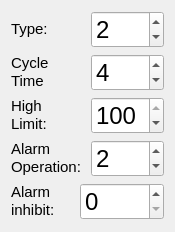
  <widget class="QWidget" name="layoutWidget_5">
   <property name="geometry">
    <rect>
     <x>11</x>
     <y>60</y>
     <width>175</width>
     <height>232</height>
    </rect>
   </property>
   <layout class="QVBoxLayout" name="verticalLayout_17">
    <item>
     <layout class="QVBoxLayout" name="verticalLayout_18">
      <item>
       <layout class="QVBoxLayout" name="verticalLayout_19">
        <item>
         <layout class="QHBoxLayout" name="horizontalLayout_23">
          <item>
           <widget class="QLabel" name="output_two_typeLabel">
            <property name="text">
             <string>&lt;!DOCTYPE HTML PUBLIC &quot;-//W3C//DTD HTML 4.0//EN&quot; &quot;http://www.w3.org/TR/REC-html40/strict.dtd&quot;&gt;
&lt;html&gt;&lt;head&gt;&lt;meta name=&quot;qrichtext&quot; content=&quot;1&quot; /&gt;&lt;style type=&quot;text/css&quot;&gt;
p, li { white-space: pre-wrap; }
&lt;/style&gt;&lt;/head&gt;&lt;body style=&quot; font-family:'Ubuntu'; font-size:11pt; font-weight:400; font-style:normal;&quot;&gt;
&lt;table border=&quot;0&quot; style=&quot;-qt-table-type: root; margin-top:4px; margin-bottom:4px; margin-left:4px; margin-right:4px;&quot;&gt;
&lt;tr&gt;
&lt;td style=&quot;border: none;&quot;&gt;
&lt;p style=&quot; margin-top:0px; margin-bottom:0px; margin-left:0px; margin-right:0px; -qt-block-indent:0; text-indent:0px;&quot;&gt;&lt;span style=&quot; font-family:'MS Shell Dlg 2';&quot;&gt;Type:&lt;/span&gt;&lt;/p&gt;&lt;/td&gt;&lt;/tr&gt;&lt;/table&gt;&lt;/body&gt;&lt;/html&gt;</string>
            </property>
           </widget>
          </item>
          <item>
           <widget class="QDoubleSpinBox" name="output_two_typeSpinBox">
            <property name="font">
             <font>
              <pointsize>18</pointsize>
             </font>
            </property>
            <property name="decimals">
             <number>0</number>
            </property>
            <property name="minimum">
             <double>1.000000000000000</double>
            </property>
            <property name="maximum">
             <double>5.000000000000000</double>
            </property>
            <property name="value">
             <double>2.000000000000000</double>
            </property>
           </widget>
          </item>
         </layout>
        </item>
        <item>
         <layout class="QHBoxLayout" name="horizontalLayout_24">
          <item>
           <widget class="QLabel" name="output_two_cycletimeLabel">
            <property name="text">
             <string>&lt;!DOCTYPE HTML PUBLIC &quot;-//W3C//DTD HTML 4.0//EN&quot; &quot;http://www.w3.org/TR/REC-html40/strict.dtd&quot;&gt;
&lt;html&gt;&lt;head&gt;&lt;meta name=&quot;qrichtext&quot; content=&quot;1&quot; /&gt;&lt;style type=&quot;text/css&quot;&gt;
p, li { white-space: pre-wrap; }
&lt;/style&gt;&lt;/head&gt;&lt;body style=&quot; font-family:'Ubuntu'; font-size:11pt; font-weight:400; font-style:normal;&quot;&gt;
&lt;table border=&quot;0&quot; style=&quot;-qt-table-type: root; margin-top:4px; margin-bottom:4px; margin-left:4px; margin-right:4px;&quot;&gt;
&lt;tr&gt;
&lt;td style=&quot;border: none;&quot;&gt;
&lt;p style=&quot; margin-top:0px; margin-bottom:0px; margin-left:0px; margin-right:0px; -qt-block-indent:0; text-indent:0px;&quot;&gt;&lt;span style=&quot; font-family:'MS Shell Dlg 2';&quot;&gt;Cycle &lt;/span&gt;&lt;/p&gt;
&lt;p style=&quot; margin-top:0px; margin-bottom:0px; margin-left:0px; margin-right:0px; -qt-block-indent:0; text-indent:0px;&quot;&gt;&lt;span style=&quot; font-family:'MS Shell Dlg 2';&quot;&gt;Time&lt;/span&gt;&lt;/p&gt;&lt;/td&gt;&lt;/tr&gt;&lt;/table&gt;&lt;/body&gt;&lt;/html&gt;</string>
            </property>
           </widget>
          </item>
          <item>
           <widget class="QDoubleSpinBox" name="output_two_cycletimeSpinBox">
            <property name="font">
             <font>
              <pointsize>18</pointsize>
             </font>
            </property>
            <property name="decimals">
             <number>0</number>
            </property>
            <property name="minimum">
             <double>0.000000000000000</double>
            </property>
            <property name="maximum">
             <double>120.000000000000000</double>
            </property>
            <property name="value">
             <double>4.000000000000000</double>
            </property>
           </widget>
          </item>
         </layout>
        </item>
       </layout>
      </item>
      <item>
       <layout class="QVBoxLayout" name="verticalLayout_20">
        <item>
         <layout class="QHBoxLayout" name="horizontalLayout_25">
          <item>
           <widget class="QLabel" name="output_two_highlimitLabel">
            <property name="text">
             <string>&lt;!DOCTYPE HTML PUBLIC &quot;-//W3C//DTD HTML 4.0//EN&quot; &quot;http://www.w3.org/TR/REC-html40/strict.dtd&quot;&gt;
&lt;html&gt;&lt;head&gt;&lt;meta name=&quot;qrichtext&quot; content=&quot;1&quot; /&gt;&lt;style type=&quot;text/css&quot;&gt;
p, li { white-space: pre-wrap; }
&lt;/style&gt;&lt;/head&gt;&lt;body style=&quot; font-family:'Ubuntu'; font-size:11pt; font-weight:400; font-style:normal;&quot;&gt;
&lt;table border=&quot;0&quot; style=&quot;-qt-table-type: root; margin-top:4px; margin-bottom:4px; margin-left:4px; margin-right:4px;&quot;&gt;
&lt;tr&gt;
&lt;td style=&quot;border: none;&quot;&gt;
&lt;p style=&quot; margin-top:0px; margin-bottom:0px; margin-left:0px; margin-right:0px; -qt-block-indent:0; text-indent:0px;&quot;&gt;&lt;span style=&quot; font-family:'MS Shell Dlg 2';&quot;&gt;High &lt;/span&gt;&lt;/p&gt;
&lt;p style=&quot; margin-top:0px; margin-bottom:0px; margin-left:0px; margin-right:0px; -qt-block-indent:0; text-indent:0px;&quot;&gt;&lt;span style=&quot; font-family:'MS Shell Dlg 2';&quot;&gt;Limit:&lt;/span&gt;&lt;/p&gt;&lt;/td&gt;&lt;/tr&gt;&lt;/table&gt;&lt;/body&gt;&lt;/html&gt;</string>
            </property>
           </widget>
          </item>
          <item>
           <widget class="QDoubleSpinBox" name="output_two_highlimitSpinBox">
            <property name="font">
             <font>
              <pointsize>18</pointsize>
             </font>
            </property>
            <property name="decimals">
             <number>0</number>
            </property>
            <property name="minimum">
             <double>0.000000000000000</double>
            </property>
            <property name="maximum">
             <double>100.000000000000000</double>
            </property>
            <property name="value">
             <double>100.000000000000000</double>
            </property>
           </widget>
          </item>
         </layout>
        </item>
        <item>
         <layout class="QHBoxLayout" name="horizontalLayout_26">
          <item>
           <widget class="QLabel" name="output_two_alarm_operationLabel">
            <property name="text">
             <string>&lt;!DOCTYPE HTML PUBLIC &quot;-//W3C//DTD HTML 4.0//EN&quot; &quot;http://www.w3.org/TR/REC-html40/strict.dtd&quot;&gt;
&lt;html&gt;&lt;head&gt;&lt;meta name=&quot;qrichtext&quot; content=&quot;1&quot; /&gt;&lt;style type=&quot;text/css&quot;&gt;
p, li { white-space: pre-wrap; }
&lt;/style&gt;&lt;/head&gt;&lt;body style=&quot; font-family:'Ubuntu'; font-size:11pt; font-weight:400; font-style:normal;&quot;&gt;
&lt;table border=&quot;0&quot; style=&quot;-qt-table-type: root; margin-top:4px; margin-bottom:4px; margin-left:4px; margin-right:4px;&quot;&gt;
&lt;tr&gt;
&lt;td style=&quot;border: none;&quot;&gt;
&lt;p style=&quot; margin-top:0px; margin-bottom:0px; margin-left:0px; margin-right:0px; -qt-block-indent:0; text-indent:0px;&quot;&gt;&lt;span style=&quot; font-family:'MS Shell Dlg 2';&quot;&gt;Alarm&lt;/span&gt;&lt;/p&gt;
&lt;p style=&quot; margin-top:0px; margin-bottom:0px; margin-left:0px; margin-right:0px; -qt-block-indent:0; text-indent:0px;&quot;&gt;&lt;span style=&quot; font-family:'MS Shell Dlg 2';&quot;&gt;Operation:&lt;/span&gt;&lt;/p&gt;&lt;/td&gt;&lt;/tr&gt;&lt;/table&gt;&lt;/body&gt;&lt;/html&gt;</string>
            </property>
           </widget>
          </item>
          <item>
           <widget class="QDoubleSpinBox" name="output_two_alarm_operationSpinBox">
            <property name="font">
             <font>
              <pointsize>18</pointsize>
             </font>
            </property>
            <property name="decimals">
             <number>0</number>
            </property>
            <property name="minimum">
             <double>1.000000000000000</double>
            </property>
            <property name="maximum">
             <double>6.000000000000000</double>
            </property>
            <property name="value">
             <double>2.000000000000000</double>
            </property>
           </widget>
          </item>
         </layout>
        </item>
       </layout>
      </item>
     </layout>
    </item>
    <item>
     <layout class="QHBoxLayout" name="horizontalLayout_27">
      <item>
       <widget class="QLabel" name="output_two_alarm_inhibitLabel">
        <property name="text">
         <string>&lt;!DOCTYPE HTML PUBLIC &quot;-//W3C//DTD HTML 4.0//EN&quot; &quot;http://www.w3.org/TR/REC-html40/strict.dtd&quot;&gt;
&lt;html&gt;&lt;head&gt;&lt;meta name=&quot;qrichtext&quot; content=&quot;1&quot; /&gt;&lt;style type=&quot;text/css&quot;&gt;
p, li { white-space: pre-wrap; }
&lt;/style&gt;&lt;/head&gt;&lt;body style=&quot; font-family:'Ubuntu'; font-size:11pt; font-weight:400; font-style:normal;&quot;&gt;
&lt;table border=&quot;0&quot; style=&quot;-qt-table-type: root; margin-top:4px; margin-bottom:4px; margin-left:4px; margin-right:4px;&quot;&gt;
&lt;tr&gt;
&lt;td style=&quot;border: none;&quot;&gt;
&lt;p style=&quot; margin-top:0px; margin-bottom:0px; margin-left:0px; margin-right:0px; -qt-block-indent:0; text-indent:0px;&quot;&gt;&lt;span style=&quot; font-family:'MS Shell Dlg 2';&quot;&gt;Alarm&lt;/span&gt;&lt;/p&gt;
&lt;p style=&quot; margin-top:0px; margin-bottom:0px; margin-left:0px; margin-right:0px; -qt-block-indent:0; text-indent:0px;&quot;&gt;&lt;span style=&quot; font-family:'MS Shell Dlg 2';&quot;&gt;inhibit:&lt;/span&gt;&lt;/p&gt;&lt;/td&gt;&lt;/tr&gt;&lt;/table&gt;&lt;/body&gt;&lt;/html&gt;</string>
        </property>
       </widget>
      </item>
      <item>
       <widget class="QDoubleSpinBox" name="output_two_alarm_inhibitSpinBox">
        <property name="font">
         <font>
          <pointsize>18</pointsize>
         </font>
        </property>
        <property name="decimals">
         <number>0</number>
        </property>
        <property name="minimum">
         <double>0.000000000000000</double>
        </property>
        <property name="maximum">
         <double>9999.000000000000000</double>
        </property>
        <property name="value">
         <double>0.000000000000000</double>
        </property>
       </widget>
      </item>
     </layout>
    </item>
   </layout>
  </widget>
